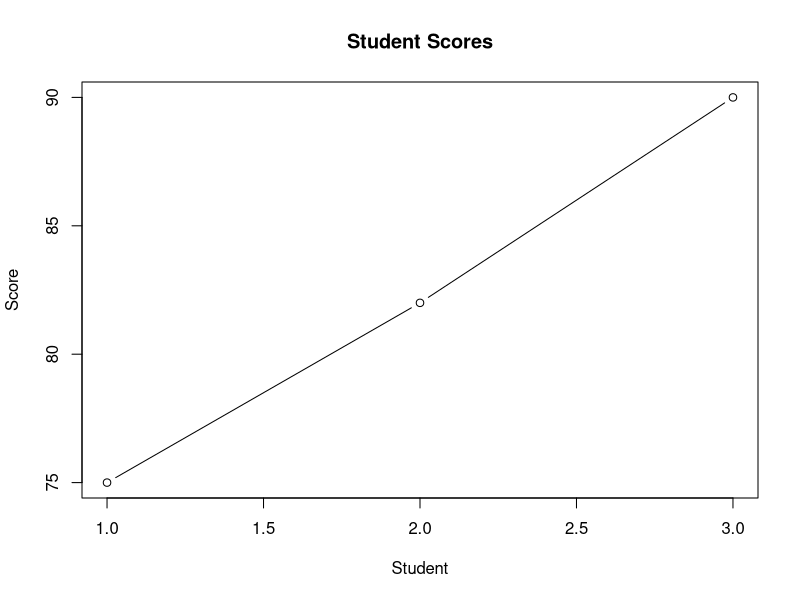

Write the R code that produced this figure.
students <- data.frame(
  name = c("Alice", "Bob", "Chin Qian"),
  score = c(75, 82, 90)
)

View(students)

plot(
  students$score,
  type = "b",
  main = "Student Scores",
  xlab = "Student",
  ylab = "Score"
)
